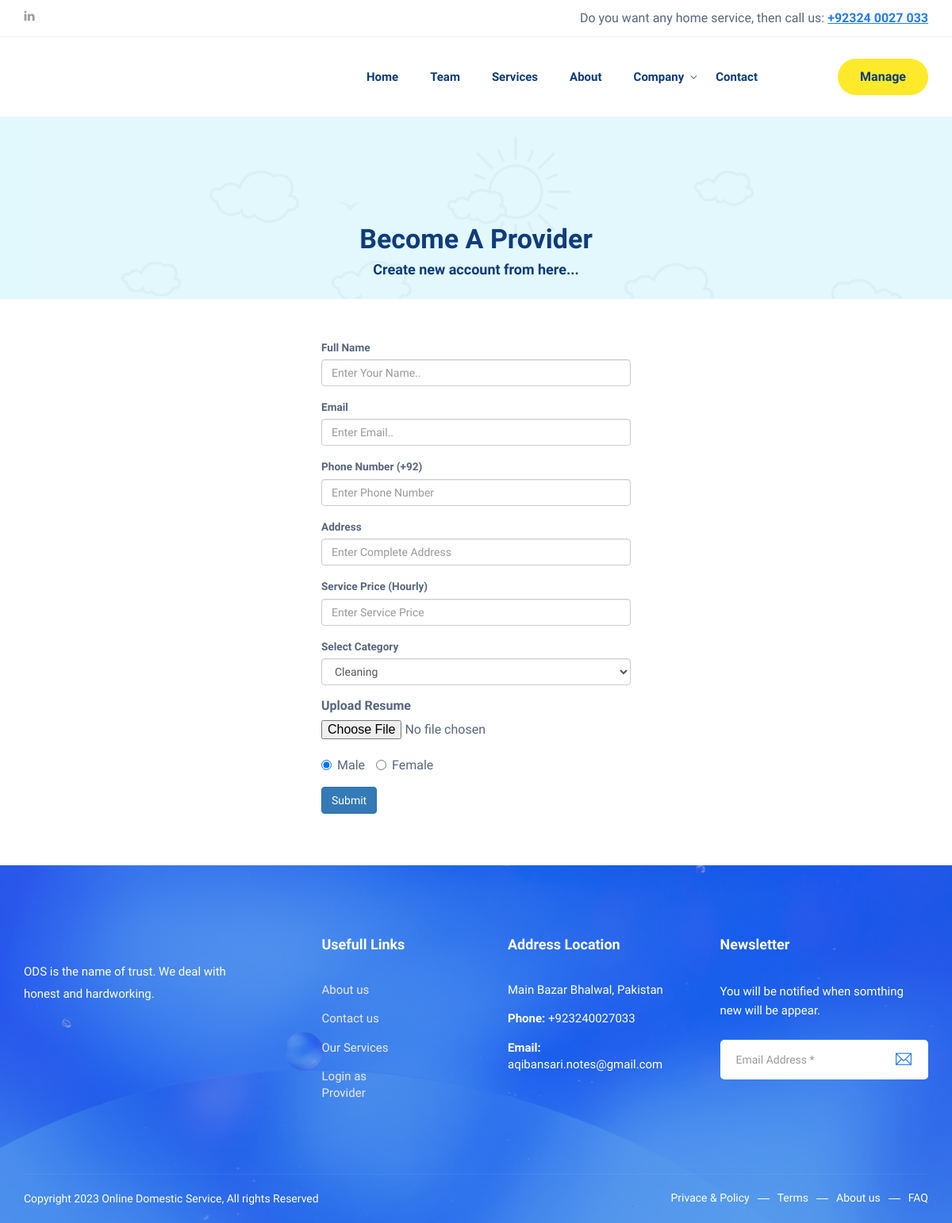
Page /become_provider.php (signed in) on the committed database.
### tables this page shows
CREATE TABLE `tbl_settings` (
  `id` int(10) NOT NULL,
  `site_title` varchar(255) NOT NULL,
  `site_footer` varchar(255) NOT NULL,
  `web_phone` varchar(255) NOT NULL,
  `web_email` varchar(255) NOT NULL,
  `web_address_location` varchar(255) NOT NULL,
  `web_currency` varchar(10) NOT NULL,
  `dollar_exchange_rate` varchar(10) NOT NULL,
  `g_recaptcha_site_key` varchar(255) DEFAULT NULL,
  `g_recaptcha_secret_key` varchar(255) DEFAULT NULL,
  `g_recaptcha_status` varchar(10) DEFAULT NULL
);

### admin/config.php (called while the page is built, shortened)
<?php
$dbhost = 'localhost';
$dbname = 'fyp';
$dbuser = 'root';
$dbpass = '';
try {
	$pdo = new PDO("mysql:host={$dbhost};dbname={$dbname}", $dbuser, $dbpass);
	$pdo->setAttribute(PDO::ATTR_ERRMODE, PDO::ERRMODE_EXCEPTION);
}
catch( PDOException $exception ) {
	echo "Connection Error: " . $exception->getMessage();
	die();
}
$setting_statement = $pdo->prepare('SELECT * FROM tbl_settings');
$setting_statement->execute();
$setting_statement_results = $setting_statement->fetch();
?>

### autoloader.php (called while the page is built, shortened)
<?php
include 'admin/config.php';
?>

### become_provider.php (the view, shortened to what this page needs)
<?php include 'autoloader.php';
?>
<?php include 'top_menu.php'; ?>
<section class="page-title">
    <div class="container">
        <div class="row">
            <div class="col col-xs-12">
                <h2>Become a Provider</h2>
                <h4>Create new account from here...</h4>
            </div>
        </div>
    </div>
</section>
<section class=" section-padding">
    <div class="container">
        <div class="row">
            <div class="col col-lg-4 col-lg-offset-4">
                <div class="content-area">
                    <div class="contact-form">
                        <div class="card-body">
                            <form class="form-horizontal" action="" method="post" enctype="multipart/form-data">
                        <div class="form-group">
                            <label class="small mb-1" for="inputName">Full Name</label>
                            <input class="form-control py-4" id="inputName" name="inputName"  type="text" placeholder="Enter Your Name.." />
                        </div>
                        <div class="form-group">
                            <label class="small mb-1" for="inputEmail">Email</label>
                            <input class="form-control py-4" id="inputEmail" name="inputEmail"  type="email" placeholder="Enter Email.." />
                        </div>
                        <div class="form-group">
                            <label class="small mb-1" for="inputPhone">Phone Number (+92)</label>
                            <input class="form-control py-4" id="inputPhone" name="inputPhone"  type="text" placeholder="Enter Phone Number" />
                        </div>
                        <div class="form-group">
                            <label class="small mb-1" for="inputAddress">Address</label>
                            <input class="form-control py-4" id="inputAddress"  name="inputAddress" type="text" placeholder="Enter Complete Address" />
                        </div>
                        <div class="form-group">
                            <label class="small mb-1" for="inputPrice">Service Price (Hourly)</label>
                            <input class="form-control py-4" id="inputPrice"  name="inputPrice" type="number" placeholder="Enter Service Price" />
                        </div>
                        <div class="form-group">
                          <label class="small mb-1" for="inputServiceCategory">Select Category</label>
                          <select class="form-control" name="inputServiceCategory" id="inputServiceCategory">
                            <?php
                            $statements = $pdo->prepare('SELECT * FROM tbl_categories WHERE cat_status =?');
                            $statements->execute(array('active'));
                            $results = $statements->fetchAll();
                            foreach ($results as $key) { ?>
                            <option value="<?php echo $key['cat_id'];?>"><?php echo $key['cat_name'];?></option>
                            <?php } ?>
                          </select>
                        </div>
                        <div class="form-group">
                            <b >Upload Resume</b>
                            <div  style="padding-top:6px;">
                                <input type="file" name="photo">
                            </div>
                        </div>
                        <div class="form-group">
                            <label class="radio-inline"><input value="male" checked type="radio" name="inputGender"> Male</label>
                            <label class="radio-inline"><input value="female" type="radio" name="inputGender" > Female</label>
                        </div>
                        <div class="form-group d-flex align-items-center justify-content-between mt-1 mb-0">
                            <input type="submit" value="Submit" class="btn btn-primary" name="form_service_insert">
                        </div>
                    </form>
                        </div>
                    </div>
                </div>
            </div>
        </div>
    </div>
</section>
<?php include 'footer.php'; ?>

### footer.php (shortened to what this page needs)
        <footer class="site-footer">
            <div class="upper-footer">
                <div class="container">
                    <div class="row">
                        <div class="col col-lg-3 col-md-3 col-sm-6">
                            <div class="widget about-widget">
                                <p><?php echo $setting_statement_results['site_title']; ?> is the name of trust. We deal with honest and hardworking.</p>
                            </div>
                        </div>
                        <div class="col col-lg-3 col-md-3 col-sm-6">
                            <div class="widget link-widget">
                                <div class="widget-title">
                                    <h3>Usefull Links</h3>
                                </div>
                                <ul>
                                    <li><a href="about.php">About us</a></li>
                                    <li><a href="contact.php">Contact us</a></li>
                                    <li><a href="service-list-all.php">Our Services</a></li>
                                    <li><a href="provider/login.php">Login as Provider</a></li>
                                </ul>
                            </div>
                        </div>
                        <div class="col col-lg-3 col-md-3 col-sm-6">
                            <div class="widget contact-widget service-link-widget">
                                <div class="widget-title">
                                    <h3>Address Location</h3>
                                </div>
                                <ul>
                                    <li><?php echo $setting_statement_results['web_address_location']; ?></li>
                                    <li><span>Phone:</span> <?php echo $setting_statement_results['web_phone']; ?></li>
                                    <li><span>Email:</span> <?php echo $setting_statement_results['web_email']; ?></li>
                                </ul>
                            </div>
                        </div>
                        <div class="col col-lg-3 col-md-3 col-sm-6">
                            <div class="widget newsletter-widget">
                                <div class="widget-title">
                                    <h3>Newsletter</h3>
                                </div>
                                <p>You will be notified when somthing new will be appear.</p>
                                <form method="post" action="">
                                    <div class="input-1">
                                        <input type="email" name="inputEmailAddress" class="form-control" placeholder="Email Address *" required>
                                    </div>
                                    <div class="submit clearfix">
                                        <button type="submit"  name="form_subscriber"><i class="ti-email"></i></button>
                                    </div>
                                </form>
                            </div>
                        </div>
                    </div>
                </div>
            </div>
            <div class="lower-footer">
                <div class="container">
                    <div class="row">
                        <div class="separator"></div>
                        <div class="col col-xs-12">
                            <p class="copyright"><?php echo $setting_statement_results['site_footer']; ?></p>
                            <div class="extra-link">
                                <ul>
                                    <li><a href="#">Privace & Policy</a></li>
                                    <li><a href="#">Terms</a></li>
                                    <li><a href="about.php">About us</a></li>
                                    <li><a href="faqs.php">FAQ</a></li>
                                </ul>
                            </div>
                        </div>
                    </div>
                </div>
            </div>
        </footer>
</body>
</html>

### rows in the picture
tbl_settings: site_title "ODS", web_address_location "Main Bazar Bhalwal, Pakistan", web_phone "+923240027033", web_email "aqibansari.notes@gmail.com", site_footer "Copyright 2023 Online Domestic Service, All rights Reserved"

### other values in the picture
form field inputServiceCategory "Cleaning"
